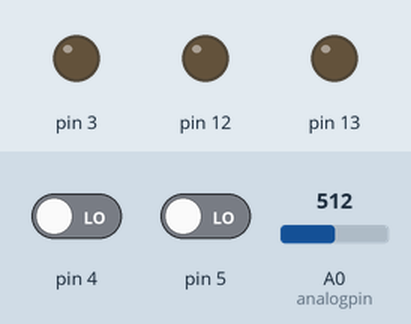
This sketch was run on a simulated Arduino Uno, built with avr-gcc and run on an emulated ATmega328P. Parts: output pins drawn as LEDs (lit = HIGH). The test bench sets the inputs (shaded band); at power-on: pin 5 LOW, pin 4 LOW, A0 (analogpin) = 512.

Above: at 1.2 s.
1.3 s: pin 5 driven HIGH
At 2.5 s:
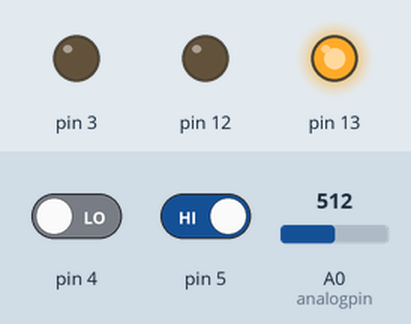
2.8 s: pin 4 driven HIGH
At 3.7 s:
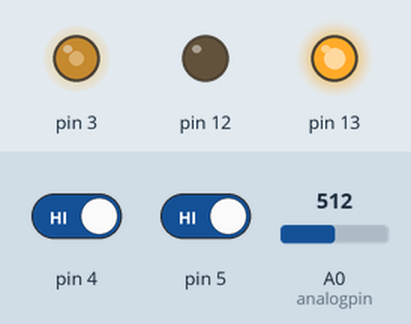
Timing chart, 0 to 5.8 s (numbered marks = the images above; inputs shaded):
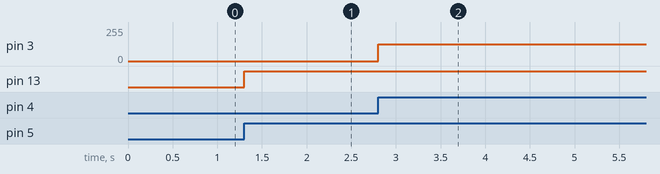

Measured:
- after the input at 1.3 s, pin 13: LOW → HIGH at once
- after the input at 2.8 s, pin 3: 0/255 → 127/255 at once

The sketch:

mock.ino
```cpp
int potValue;
int wiper;
int ignition;
int pwmOut=0;
int analogpin = A0;
void setup()
{
  pinMode(4,INPUT);
  pinMode(5,INPUT);
  pinMode(A0,INPUT);
  pinMode(3,OUTPUT);
  pinMode(12,OUTPUT);
  pinMode(13,OUTPUT);

}
void loop()
{
  ignition=digitalRead(5);
    if(ignition==HIGH)
  {
     ignitionON();
  }
  else
  { //ignitionOFF
    digitalWrite(13,LOW);
    digitalWrite(8,LOW);
    digitalWrite(3,LOW);
  }
}

void ignitionON()
{
  digitalWrite(13,HIGH);
  wiper=digitalRead(4);
  if(wiper==HIGH)
  {
     wiperON();
  }
  else
  { //wiperOFF
    digitalWrite(8,LOW);
    digitalWrite(3,LOW);
  }
}


void wiperON()
{
 digitalWrite(8,HIGH);
 potValue = analogRead(A0);
 pwmOut = map(potValue, 0, 1023, 0 , 255);
  if(pwmOut == 0)
  {
    analogWrite(3,0);
  }
  else if(pwmOut > 0 && pwmOut < 63)//high rain intensity
 {
    analogWrite(3,63);//motor runs at 25% duty cycle
  }
 else if(pwmOut >= 63 && pwmOut <= 150)//medium rain intensity
 {
   analogWrite(3,127);//motor runs at 50% duty cycle
 }
 else if(pwmOut > 150 && pwmOut <=255)//low rain intensity
 {
   analogWrite(3,190);//motor runs at 75% duty cycle
 }

 }
```
